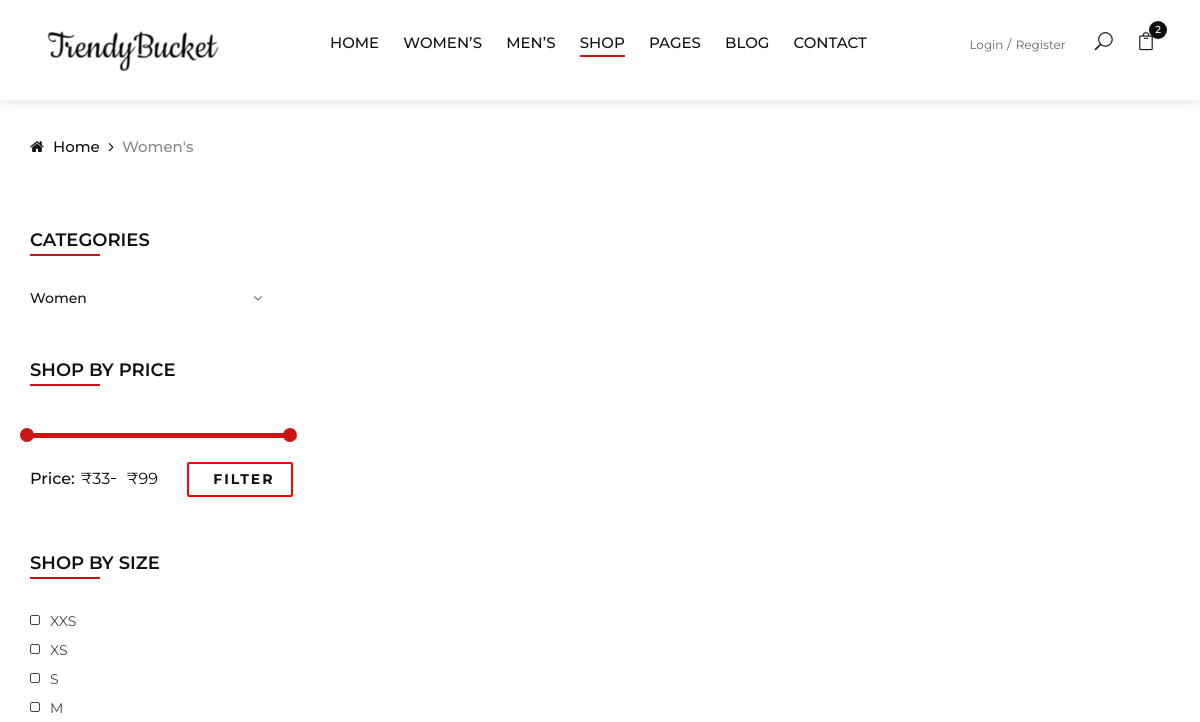
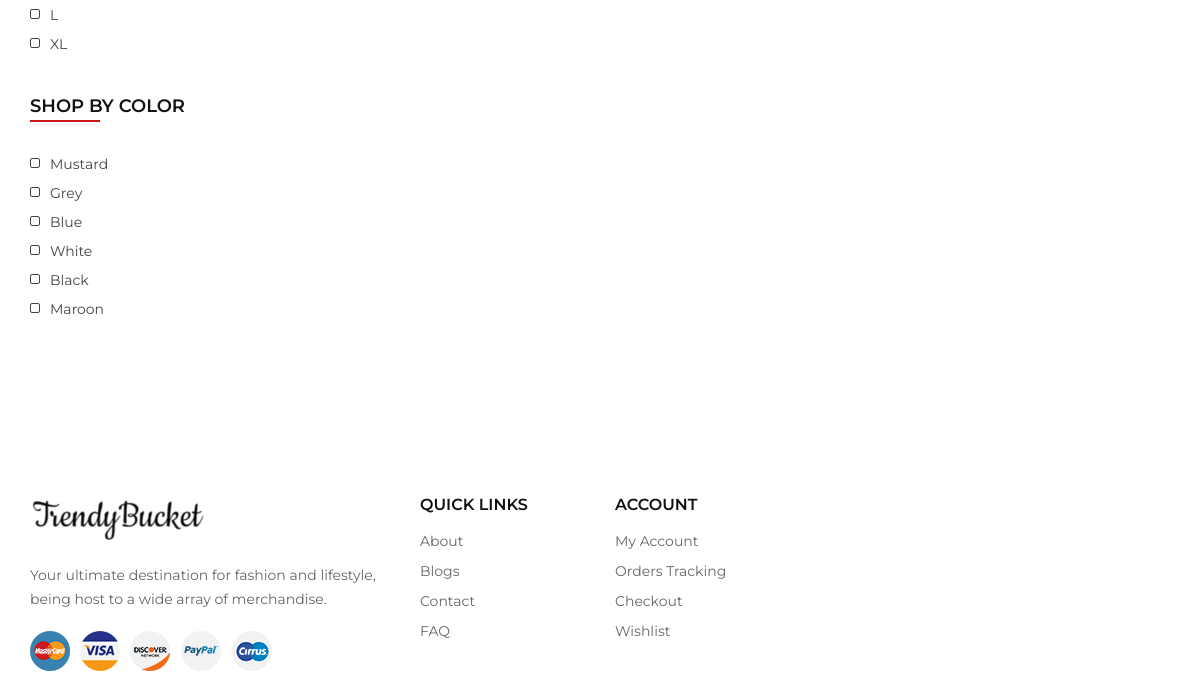
The page /women.php on the database as committed earlier (2 pictures, top to bottom).
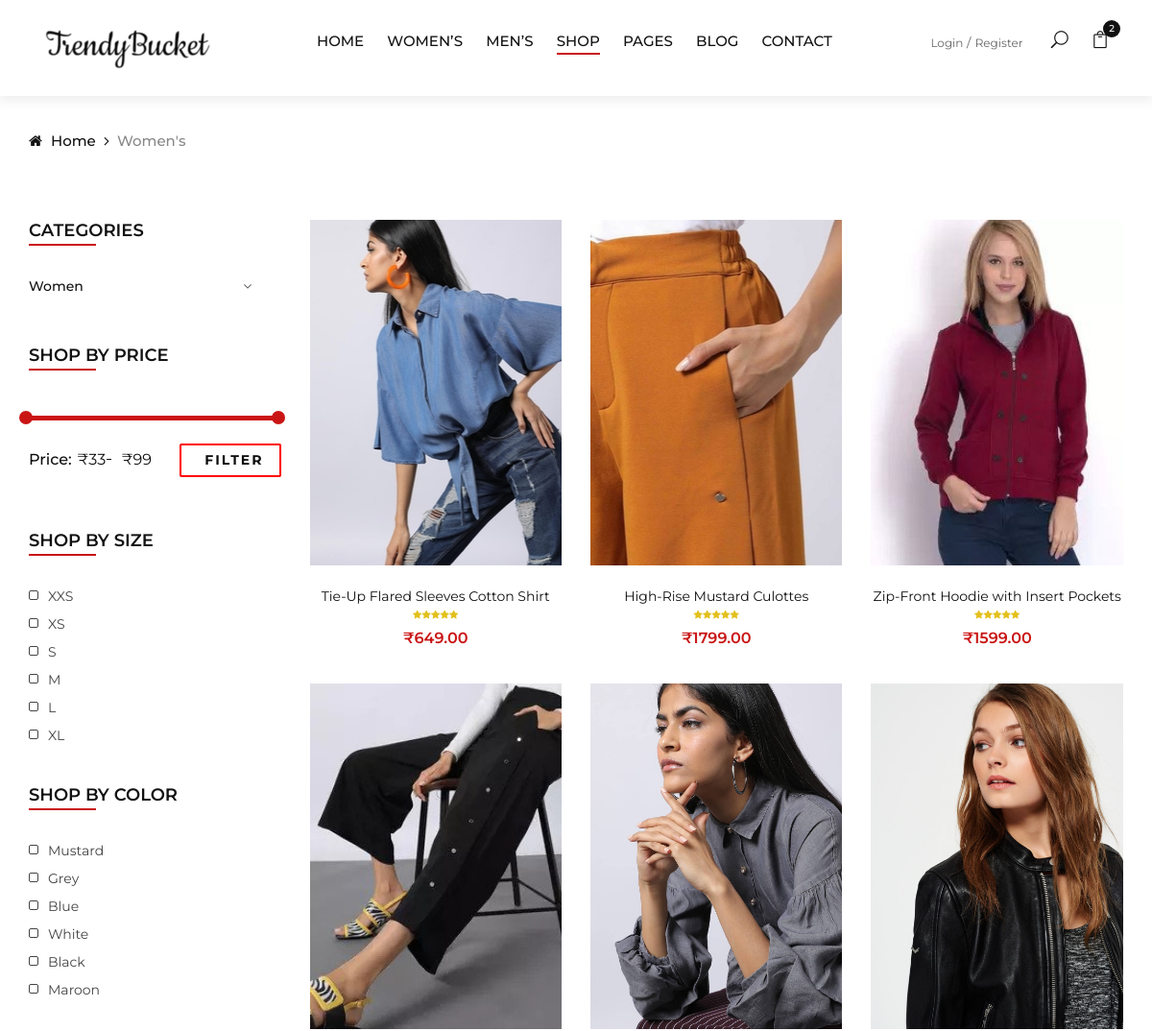
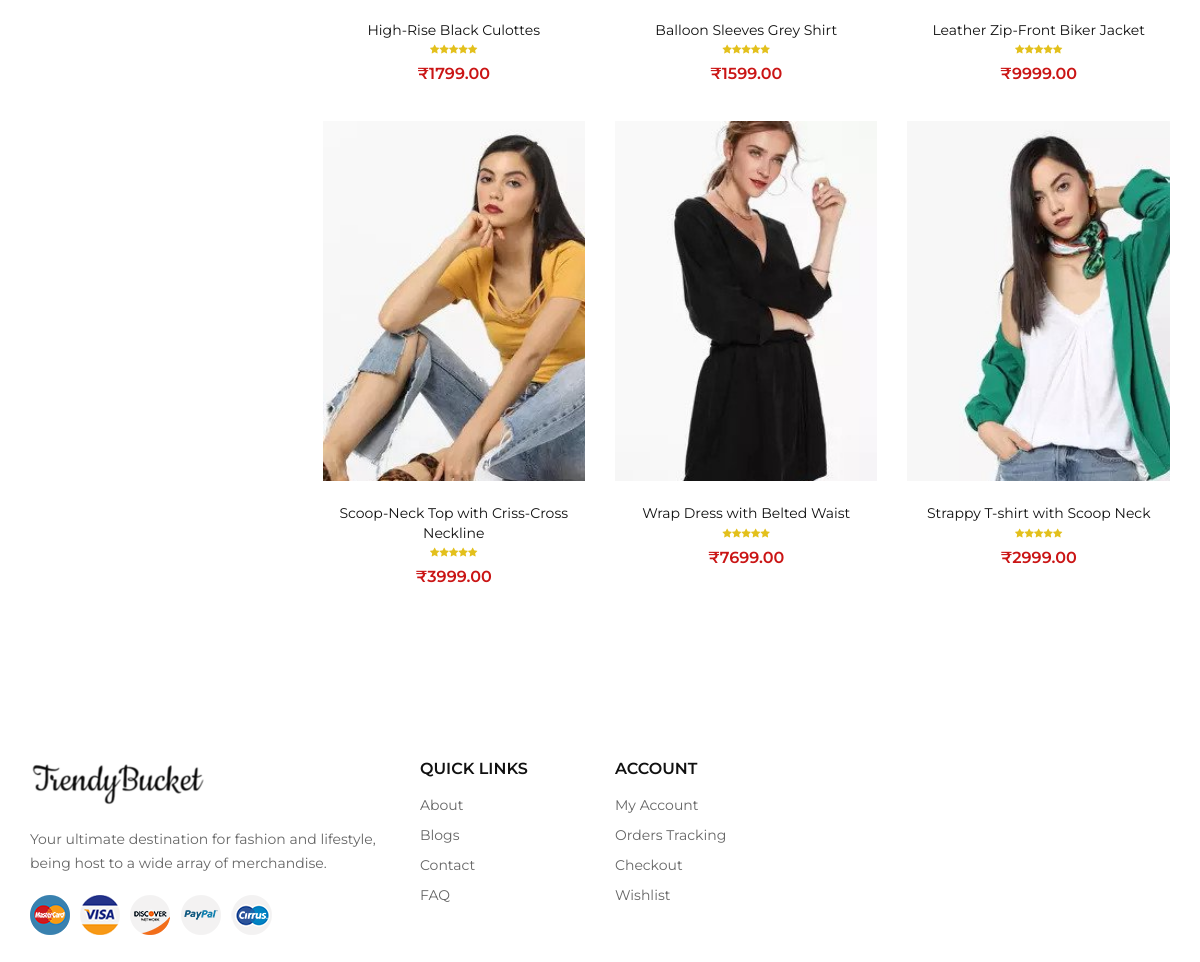
The same page on the database as committed later (2 pictures, top to bottom).
### tables this page shows
CREATE TABLE `product` (
  `id` int(8) NOT NULL,
  `name` varchar(255) NOT NULL,
  `code` varchar(255) NOT NULL,
  `image` text NOT NULL,
  `price` double(10,2) NOT NULL,
  `quantity` int(11) NOT NULL,
  `ref` text NOT NULL,
  `tags` text NOT NULL,
  `gender` varchar(20) NOT NULL
);

### women.php (the view, shortened to what the changed rows need)
<!DOCTYPE html>
<html lang="zxx">
<head>
    <link rel="stylesheet" href="css/bootstrap.min.css" type="text/css">
    <link rel="stylesheet" href="css/font-awesome.min.css" type="text/css">
    <link rel="stylesheet" href="css/elegant-icons.css" type="text/css">
    <link rel="stylesheet" href="css/jquery-ui.min.css" type="text/css">
    <link rel="stylesheet" href="css/magnific-popup.css" type="text/css">
    <link rel="stylesheet" href="css/owl.carousel.min.css" type="text/css">
    <link rel="stylesheet" href="css/slicknav.min.css" type="text/css">
    <link rel="stylesheet" href="css/style.css" type="text/css">
</head>
<body>
    <section class="shop spad">
        <div class="container">
            <div class="row">
                <div class="col-lg-9 col-md-9">
                    <div class="row">
<?php
    $conn=mysqli_connect('localhost','root','','trendybucket') or die(mysqli_error());
    $sql = "SELECT * FROM product where gender='F' ORDER BY id ASC";
    $product_array = mysqli_query($conn, $sql);
                while($row = mysqli_fetch_assoc($product_array)) {
                    ?>
                        <div class="col-lg-4 col-md-6">
                          <div class="product__item sale">
                                <div class="product__item__pic set-bg" data-setbg="<?php echo $row["image"]; ?>">
                                    <ul class="product__hover">
                                    </ul>
                                </div>
                                <div class="product__item__text">
                                    <h6><a href="#"><?php echo $row["name"]; ?></a></h6>
                                    <div class="rating">
                                        <i class="fa fa-star"></i>
                                        <i class="fa fa-star"></i>
                                        <i class="fa fa-star"></i>
                                        <i class="fa fa-star"></i>
                                        <i class="fa fa-star"></i>
                                    </div>
                                    <div class="product__price">₹<?php echo $row["price"]; ?></div>
                                </div>
                            </div>
                        </div>
                    <?php }  ?>
                    </div>
                </div>
            </div>
        </div>
    </section>
</body>
</html>

Rows that differ between the two databases and show on the page:
added product: shows a picture, name "Tie-Up Flared Sleeves Cotton Shirt", price "649.00"
added product: shows a picture, name "High-Rise Mustard Culottes", price "1799.00"
added product: shows a picture, name "Zip-Front Hoodie with Insert Pockets", price "1599.00"
added product: shows a picture, name "High-Rise Black Culottes", price "1799.00"
added product: shows a picture, name "Balloon Sleeves Grey Shirt", price "1599.00"
added product: shows a picture, name "Leather Zip-Front Biker Jacket", price "9999.00"
added product: shows a picture, name "Scoop-Neck Top with Criss-Cross Neckline", price "3999.00"
added product: shows a picture, name "Wrap Dress with Belted Waist", price "7699.00"
added product: shows a picture, name "Strappy T-shirt with Scoop Neck", price "2999.00"
